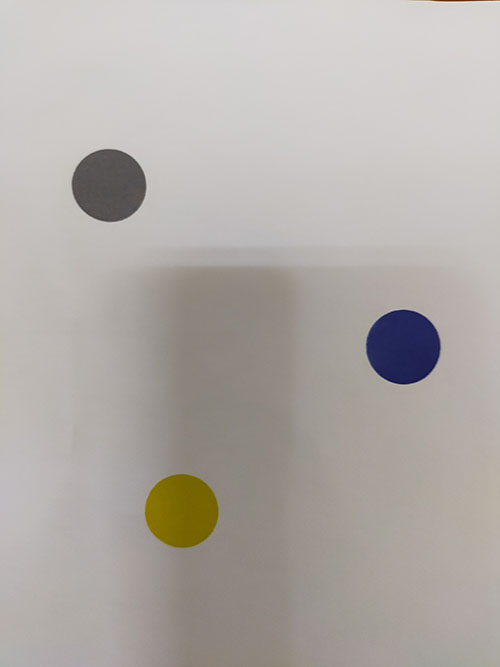
#> input picture test.jpg, 500 x 667 px
$ python main_shapedetection_2.py   (older library calls are emulated)
#> lines starting #> are read from the running program, lines starting #| are printed output that depends on the picture; after the words box and inside, x2 and y2 are one past the last pixel; in counts of white or black regions, pixels touching at a corner belong together; long printed decimals are rounded
import cv2
import numpy as np
import math
img = cv2.imread('test.jpg', -1)
#> img is the input picture: shape (667, 500, 3); mean B, G, R 167.8, 172.2, 177.3

rgb_planes = cv2.split(img)

edge_planes = []
# result_norm_planes = []
for plane in rgb_planes:
    dilated_img = cv2.dilate(plane, np.ones((7,7), np.uint8))
    bg_img = cv2.medianBlur(dilated_img, 21)
    diff_img = 255 - cv2.absdiff(plane, bg_img)
    norm_img = cv2.normalize(diff_img,None, alpha=0, beta=255, norm_type=cv2.NORM_MINMAX, dtype=cv2.CV_8UC1)
    edge_planes.append(diff_img)
#> this loop made 3 passes
#> pass 1, `dilated_img = cv2.dilate(plane, np.ones((7,7), np.uint8))`:
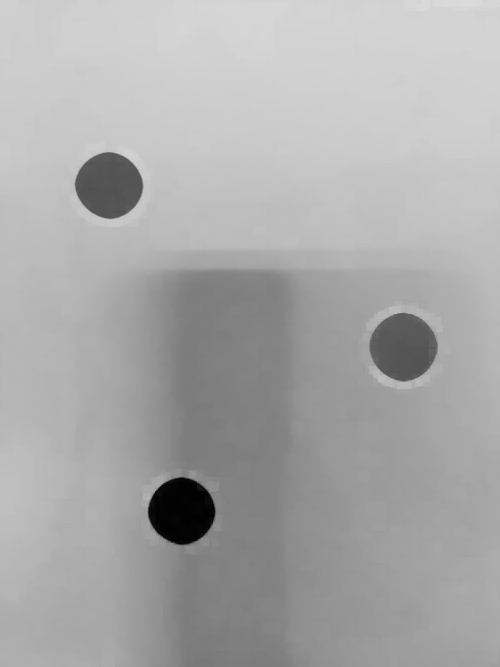
#> dilated_img: shape (667, 500); min 0, max 219, mean 170.1
#> pass 1, `diff_img = 255 - cv2.absdiff(plane, bg_img)`:
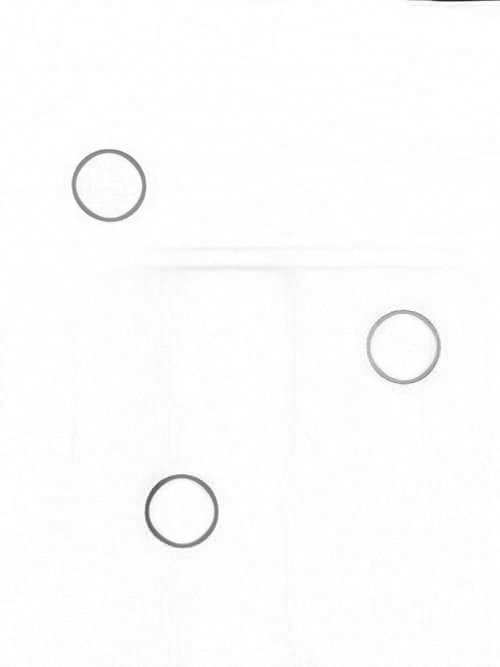
#> diff_img: shape (667, 500); min 37, max 255, mean 252.6
#> after the loop:
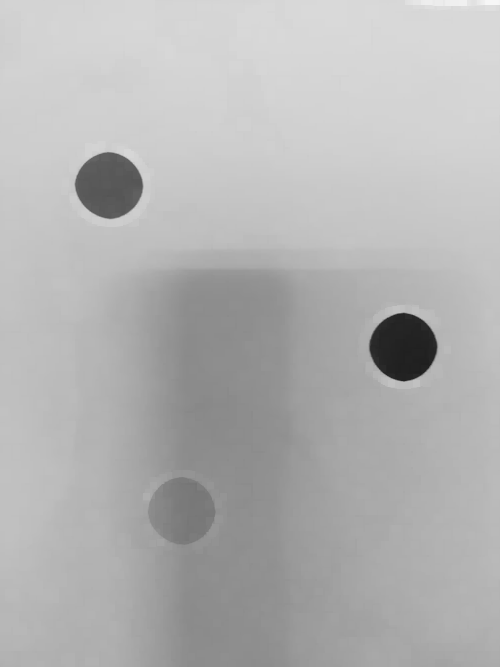
#> dilated_img: shape (667, 500); min 31, max 246, mean 179.4
#> after the loop, edge_planes = 3 items
    # result_norm_planes.append(norm_img)

edge = cv2.merge(edge_planes)


# 灰色
img_gray = cv2.cvtColor(edge,cv2.COLOR_BGR2GRAY)

img_gray = 255 - img_gray
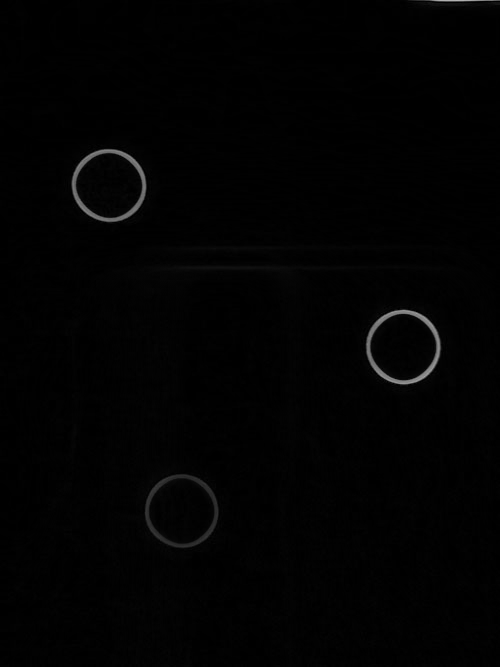
#> img_gray: shape (667, 500); min 0, max 182, mean 2.1


_, thrash = cv2.threshold(img_gray,35,255,cv2.THRESH_BINARY)
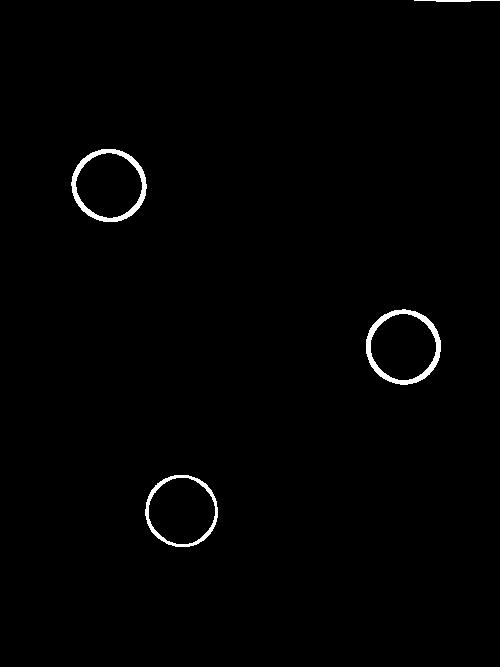
#> thrash: shape (667, 500); 0.95% white; 4 white regions, box (x1, y1, x2, y2) and area: (366, 309, 441, 385) 1164, (71, 149, 147, 222) 1111, (145, 475, 218, 547) 785, (414, 0, 500, 2) 121

# Copy the thresholded image
im_floodfill = thrash.copy()

# Mask used to flood filling.
# NOTE: the size needs to be 2 pixels bigger on each side than the input image
h, w = thrash.shape[:2]
#> h = 667; w = 500
mask = np.zeros((h+2, w+2), np.uint8)

# Floodfill from point (0, 0)
cv2.floodFill(im_floodfill, mask, (0,0), 255)
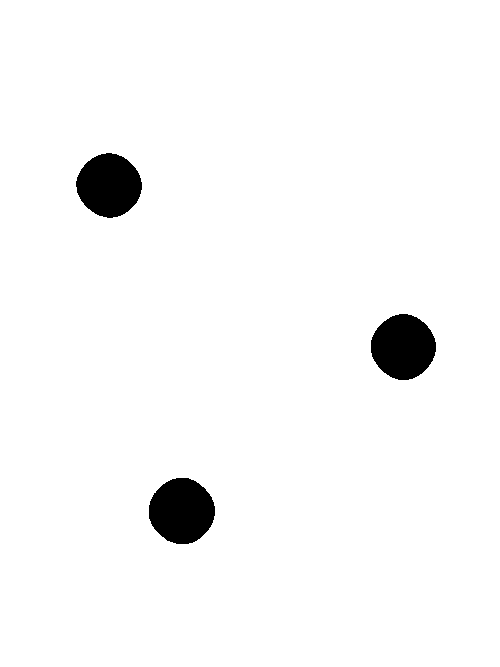
#> im_floodfill: shape (667, 500); 97% white; 3 black regions, box (x1, y1, x2, y2) and area: (149, 478, 215, 544) 3368, (371, 314, 436, 380) 3280, (76, 153, 142, 218) 3215

# Invert floodfilled image
im_floodfill_inv = cv2.bitwise_not(im_floodfill)

# Combine the two images to get the foreground
im_out = thrash | im_floodfill_inv
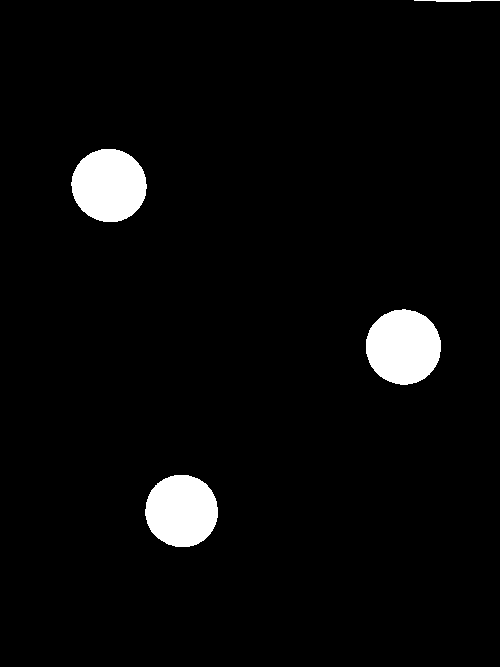
#> im_out: shape (667, 500); 3.9% white; 4 white regions

contours, _ = cv2.findContours(im_out,cv2.RETR_TREE,cv2.CHAIN_APPROX_NONE)
#> contours = 4 contours; box (x1, y1, x2, y2) and area: (366, 309, 441, 385) 4338, (71, 149, 147, 222) 4221, (145, 475, 218, 547) 4049, (414, 0, 500, 2) 35

#計算圓形 與算直徑
for cnt in contours:
  #make Poly
  approx = cv2.approxPolyDP(cnt,0.01*cv2.arcLength(cnt,True),True)
  x = approx.ravel()[0]
  y = approx.ravel()[1]
  if len(approx) >10:
      ((x, y), r) = cv2.minEnclosingCircle(cnt)
      cv2.circle(img, (int(x), int(y)), int(r), (36, 255, 12), 1)
      line_thickness = 1
      x_1 = int(x-int(r))
      x_2 = int(x+int(r))
      cv2.line(img, (x_1, int(y)), (x_2,  int(y)), (255, 0, 0), thickness=line_thickness)
      x_text = int((x+x_2)/2)
      cv2.putText(img,'D:'+format(round(r*2,2)),(int((x +x_1)/2),int(y-5)),cv2.FONT_HERSHEY_COMPLEX,0.8,(255,255,255))
      print('Radius: {}'.format(r))
#> this loop made 4 passes
#> (r, x_1, x_2, x_text) on passes 1 to 3: (36.65, 145, 217, 199), (37.81, 365, 439, 420), (37.72, 71, 145, 126)
#> approx on pass 4: [[414, 0], [499, 0]]
#| Radius: 36.646
#| Radius: 37.809
#| Radius: 37.716
      #cv2.drawContours(img,[approx],0,(255,0,0),2)


cv2.imshow("img",img)
cv2.imshow("edge",edge)
cv2.imshow("img_gray",img_gray)
cv2.imshow("shapes",im_out)
cv2.waitKey(0)
cv2.destroyAllWindows()
# cv2.imwrite('./shadow_test/shadow_out.jpg', result)
# cv2.imwrite('./shadow_test/shadow_nor_test.jpg', result_norm)
